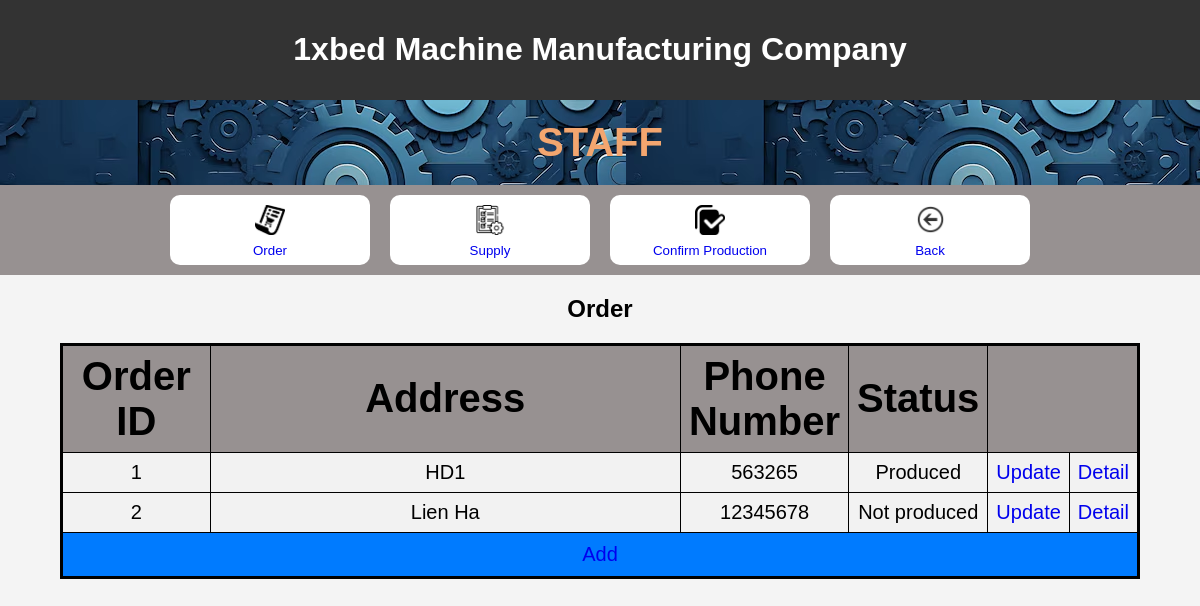
Screenshot of /staff/order with the database file from the repository.
### myproject/models.py (models this page shows)
class Order(models.Model):
    order_id = models.IntegerField()
    address = models.CharField(max_length=100)
    phone_number = models.IntegerField(null = True)
    status = models.CharField(max_length=100)

### myproject/views.py (the view)
# urls.py: path("staff/order", views.Order_.main, name="staff/order"),
    def main(request):
        list_order = Order.objects.all()
        context = {"list_order": list_order}
        return render(request, "myproject/order/main.html", context)

### myproject/templates/myproject/order/main.html (shortened to what this page needs)
<!DOCTYPE html>
<html lang="en">
<head>
    {% load static %}
    <link rel="stylesheet" href="{% static 'css/welcomepage.css' %}">
</head>
<body>
    <header>
        <h1>1xbed Machine Manufacturing Company</h1>
    </header>
    <h1 id = welcome>STAFF</h1>
    <div id = link>
    <button id = choice><a
    href="order">
        <img id =icon src="{% static 'img/order.png' %}"
        width="50"
        height="50" >
        <br>
        Order
    </a></button>
    <button id = choice><a
    href="supply">
        <img id =icon src="{% static 'img/work-list.png' %}"
        width="50"
        height="50" >
        <br>
        Supply
    </a></button>
    <button id = choice><a
    href="confirm_production">
        <img id =icon src="{% static 'img/checked.png' %}"
        width="50"
        height="50" >
        <br>
        Confirm Production
    </a></button>
    <button id = choice>
        <a
        href="{% url 'homepage' %}">
        <img id =icon src="{% static 'img/back.png' %}"
        width="50"
        height="50">
        <br>
        Back
    </a> </button>
    </div>
<h2>Order</h2>
<table border="1">
    <tr>
        <th >Order ID</th>
        <th>Address</th>
        <th >Phone Number</th>
        <th >Status</th>
        <th colspan="2"></th>
    </tr>
{% for order in list_order %}
    <tr>
        <td width =15%>{{ order.order_id }}</td>
        <td width =60%>{{ order.address }}</td>
        <td>{{ order.phone_number }}</td>
        <td >{{ order.status }}</td>
        <td width = 5%><a href="order/{{ order.order_id }}/update_order">Update</a></td>
        <td width = 5%><a href="order/{{ order.order_id }}/show_product">Detail</a></td>
    </tr>
{% endfor %}
<tr>
    <td id = add colspan="6">
        <a href="order/add_order" id="add" class="button">Add</a>
    </td>
</tr>
</table>
</body>
</html>

### myproject/static/css/welcomepage.css (style rules this page uses)
body { font-family: Arial, sans-serif; margin: 0; padding: 0; background-color: #f4f4f4; }
header { background-color: #333; color: #fff; padding: 10px 0; text-align: center; }
h1#welcome { background-image: url('logo.jpg'); font-size: 40px; margin: 0; padding: 20px 0; color: #f3a66f; text-align: center; font-style: bold; }
h2 { text-align: center; margin-bottom: 20px; color: black; }
button#choice { background-color: white; color: #fff; border: none; padding: 10px 20px; border-radius: 10px; cursor: pointer; position: center; width: 200px; height: 70px; margin: 10px; }
div#link { display: flex; justify-content: center; align-items: center; flex-wrap: wrap; background-color: #979191; height: 90px; }
table { width: 90%; border-collapse: collapse; background-color: #f2f2f2; font-size: 20px; border: 3px solid black; margin-top: 10px; margin: auto; }
td { border: 1px solid black; padding: 8px; text-align: center; }
td#add { background-color: #007bff; color: white; text-align: center; padding: 10px; height: 20px; }
a { display: inline-block; width: 100%; text-decoration: none; text-align: center; line-height: 20px; }
th { border: 1px solid black; padding: 8px; text-align: center; font-size: 40px; background-color: #979191; }
img#icon { width: 30px; height: 30px; }

### rows the page displays
Order: order_id "1", address "HD1", phone_number "563265", status "Produced"
Order: order_id "2", address "Lien Ha", phone_number "12345678", status "Not produced"
